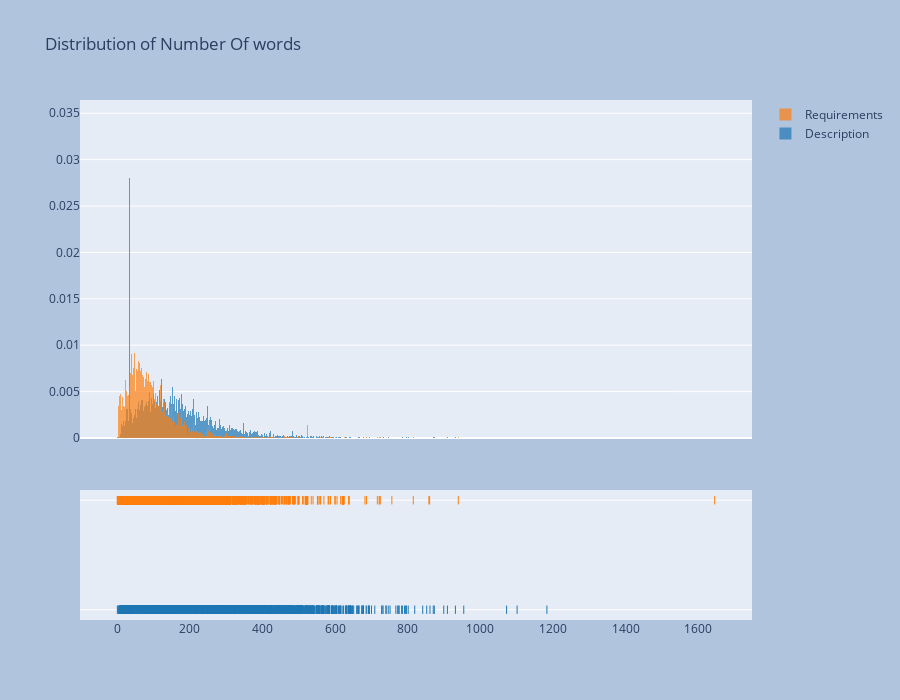

This figure's notebook cell:
### Markdown cell above
### Distribution of Number of Words

### Code cell
# Create distplot with custom bin_size

hist_data = [train['Num_words_desc'], train['Num_words_req']]
group_labels = ['Description', 'Requirements']

fig = ff.create_distplot(hist_data, group_labels, show_curve = False)
fig.update_layout(title_text = 'Distribution of Number Of words')
fig.update_layout(autosize = False,
                  width = 900,
                  height = 700,
                  paper_bgcolor = "LightSteelBlue",)
fig.show()

### Figure 1 — Plotly figure (JSON) as saved in the notebook; plotly's stock layout.template omitted (floating-point values rounded to 4 significant figures; data arrays with more than 128 entries replaced by an {"elided": "..."} marker saying what was removed)
{"data": [{"autobinx": false, "histnorm": "probability density", "legendgroup": "Description", "marker": {"color": "rgb(31, 119, 180)"}, "name": "Description", "opacity": 0.7, "type": "histogram", "x": {"elided": "15142 int values"}, "xaxis": "x", "xbins": {"end": 1183, "size": 1, "start": 0}, "yaxis": "y"}, {"autobinx": false, "histnorm": "probability density", "legendgroup": "Requirements", "marker": {"color": "rgb(255, 127, 14)"}, "name": "Requirements", "opacity": 0.7, "type": "histogram", "x": {"elided": "15142 int values"}, "xaxis": "x", "xbins": {"end": 1645, "size": 1, "start": 0}, "yaxis": "y"}, {"legendgroup": "Description", "marker": {"color": "rgb(31, 119, 180)", "symbol": "line-ns-open"}, "mode": "markers", "name": "Description", "showlegend": false, "type": "scatter", "x": {"elided": "15142 int values"}, "xaxis": "x", "y": {"elided": "15142 str values"}, "yaxis": "y2"}, {"legendgroup": "Requirements", "marker": {"color": "rgb(255, 127, 14)", "symbol": "line-ns-open"}, "mode": "markers", "name": "Requirements", "showlegend": false, "type": "scatter", "x": {"elided": "15142 int values"}, "xaxis": "x", "y": {"elided": "15142 str values"}, "yaxis": "y2"}], "layout": {"autosize": false, "barmode": "overlay", "height": 700, "hovermode": "closest", "legend": {"traceorder": "reversed"}, "paper_bgcolor": "LightSteelBlue", "title": {"text": "Distribution of Number Of words"}, "width": 900, "xaxis": {"anchor": "y2", "domain": [0, 1], "zeroline": false}, "yaxis": {"anchor": "free", "domain": [0.35, 1], "position": 0}, "yaxis2": {"anchor": "x", "domain": [0, 0.25], "dtick": 1, "showticklabels": false}}}
